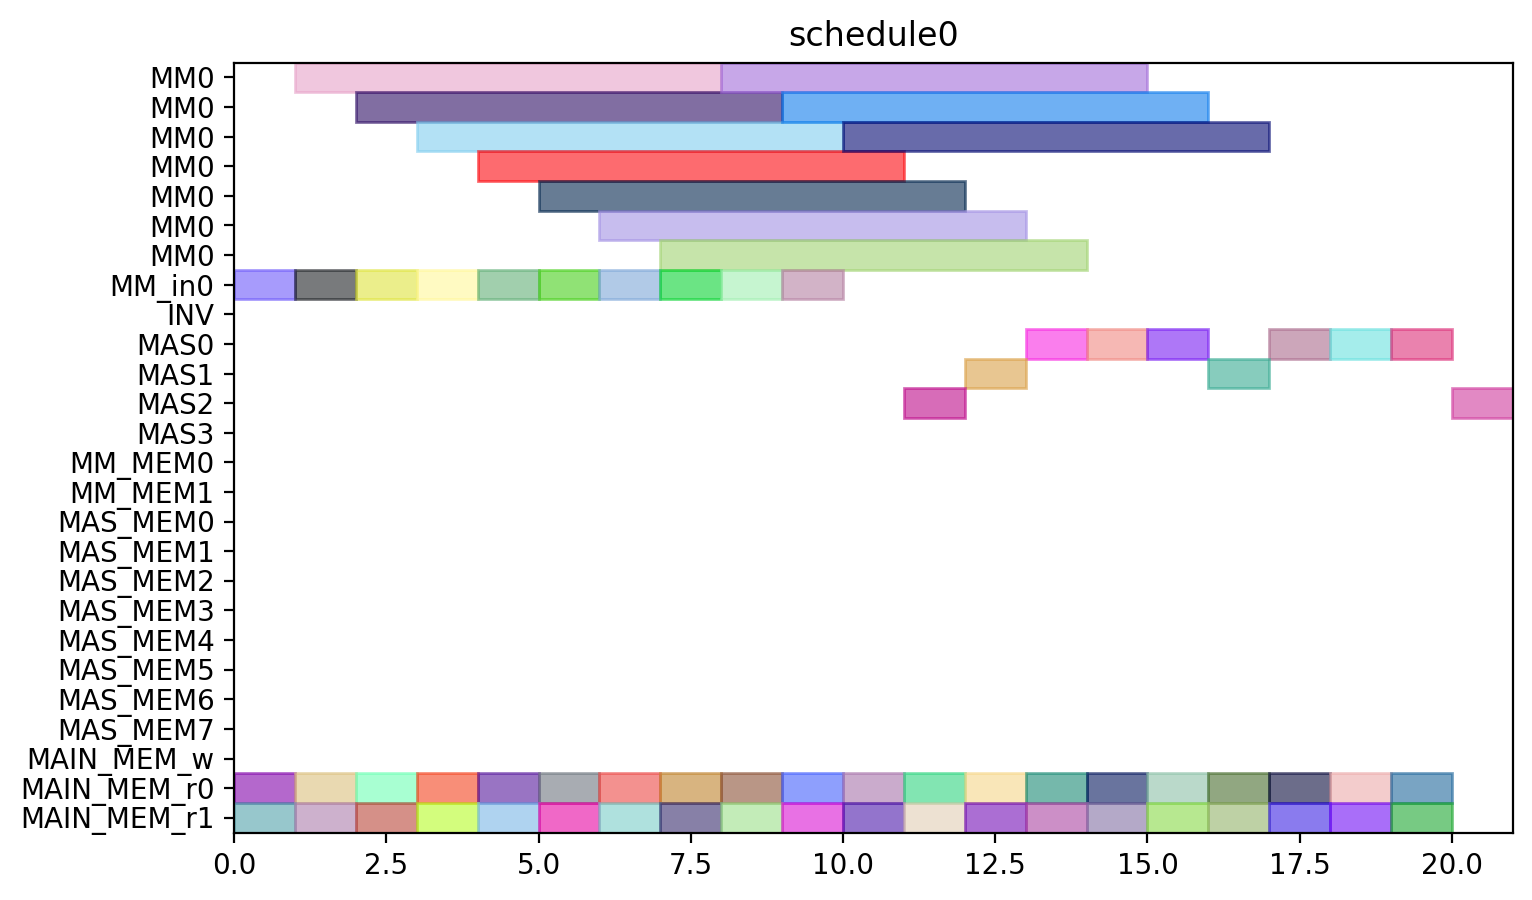

Source code (Python):
from pyschedule import Scenario, solvers, plotters, alt


def solve():
	horizon = 90
	S = Scenario("schedule0", horizon=horizon)

	# resource
	MM = S.Resources('MM', num=1, size=7)
	MM_in = S.Resources('MM_in', num=1)
	INV = S.Resource('INV')
	MAS = S.Resources('MAS', num=4, size=1, periods=range(1, horizon))
	MM_MEM = S.Resources('MM_MEM', num=2)
	MAS_MEM = S.Resources('MAS_MEM', num=8)
	MAIN_MEM_w = S.Resource('MAIN_MEM_w', size=1)
	MAIN_MEM_r = S.Resources('MAIN_MEM_r', num=2)

	# result of previous scheduling

	# new tasks
	c10_t0_in = S.Task('c10_t0_in', length=1, delay_cost=1)
	c10_t0_in += alt(MM_in)
	c10_t0 = S.Task('c10_t0', length=7, delay_cost=1)
	c10_t0 += alt(MM)
	S += c10_t0>=c10_t0_in

	c10_t0_mem0 = S.Task('c10_t0_mem0', length=1, delay_cost=1)
	c10_t0_mem0 += MAIN_MEM_r[0]
	S += c10_t0_mem0 <= c10_t0

	c10_t0_mem1 = S.Task('c10_t0_mem1', length=1, delay_cost=1)
	c10_t0_mem1 += MAIN_MEM_r[1]
	S += c10_t0_mem1 <= c10_t0

	c10_t1_in = S.Task('c10_t1_in', length=1, delay_cost=1)
	c10_t1_in += alt(MM_in)
	c10_t1 = S.Task('c10_t1', length=7, delay_cost=1)
	c10_t1 += alt(MM)
	S += c10_t1>=c10_t1_in

	c10_t1_mem0 = S.Task('c10_t1_mem0', length=1, delay_cost=1)
	c10_t1_mem0 += MAIN_MEM_r[0]
	S += c10_t1_mem0 <= c10_t1

	c10_t1_mem1 = S.Task('c10_t1_mem1', length=1, delay_cost=1)
	c10_t1_mem1 += MAIN_MEM_r[1]
	S += c10_t1_mem1 <= c10_t1

	c10_t2 = S.Task('c10_t2', length=1, delay_cost=1)
	c10_t2 += alt(MAS)

	c10_t2_mem0 = S.Task('c10_t2_mem0', length=1, delay_cost=1)
	c10_t2_mem0 += MAIN_MEM_r[0]
	S += c10_t2_mem0 <= c10_t2

	c10_t2_mem1 = S.Task('c10_t2_mem1', length=1, delay_cost=1)
	c10_t2_mem1 += MAIN_MEM_r[1]
	S += c10_t2_mem1 <= c10_t2

	c10_t3 = S.Task('c10_t3', length=1, delay_cost=1)
	c10_t3 += alt(MAS)

	c10_t3_mem0 = S.Task('c10_t3_mem0', length=1, delay_cost=1)
	c10_t3_mem0 += MAIN_MEM_r[0]
	S += c10_t3_mem0 <= c10_t3

	c10_t3_mem1 = S.Task('c10_t3_mem1', length=1, delay_cost=1)
	c10_t3_mem1 += MAIN_MEM_r[1]
	S += c10_t3_mem1 <= c10_t3

	c20_t0_in = S.Task('c20_t0_in', length=1, delay_cost=1)
	c20_t0_in += alt(MM_in)
	c20_t0 = S.Task('c20_t0', length=7, delay_cost=1)
	c20_t0 += alt(MM)
	S += c20_t0>=c20_t0_in

	c20_t0_mem0 = S.Task('c20_t0_mem0', length=1, delay_cost=1)
	c20_t0_mem0 += MAIN_MEM_r[0]
	S += c20_t0_mem0 <= c20_t0

	c20_t0_mem1 = S.Task('c20_t0_mem1', length=1, delay_cost=1)
	c20_t0_mem1 += MAIN_MEM_r[1]
	S += c20_t0_mem1 <= c20_t0

	c20_t1_in = S.Task('c20_t1_in', length=1, delay_cost=1)
	c20_t1_in += alt(MM_in)
	c20_t1 = S.Task('c20_t1', length=7, delay_cost=1)
	c20_t1 += alt(MM)
	S += c20_t1>=c20_t1_in

	c20_t1_mem0 = S.Task('c20_t1_mem0', length=1, delay_cost=1)
	c20_t1_mem0 += MAIN_MEM_r[0]
	S += c20_t1_mem0 <= c20_t1

	c20_t1_mem1 = S.Task('c20_t1_mem1', length=1, delay_cost=1)
	c20_t1_mem1 += MAIN_MEM_r[1]
	S += c20_t1_mem1 <= c20_t1

	c20_t2 = S.Task('c20_t2', length=1, delay_cost=1)
	c20_t2 += alt(MAS)

	c20_t2_mem0 = S.Task('c20_t2_mem0', length=1, delay_cost=1)
	c20_t2_mem0 += MAIN_MEM_r[0]
	S += c20_t2_mem0 <= c20_t2

	c20_t2_mem1 = S.Task('c20_t2_mem1', length=1, delay_cost=1)
	c20_t2_mem1 += MAIN_MEM_r[1]
	S += c20_t2_mem1 <= c20_t2

	c20_t3 = S.Task('c20_t3', length=1, delay_cost=1)
	c20_t3 += alt(MAS)

	c20_t3_mem0 = S.Task('c20_t3_mem0', length=1, delay_cost=1)
	c20_t3_mem0 += MAIN_MEM_r[0]
	S += c20_t3_mem0 <= c20_t3

	c20_t3_mem1 = S.Task('c20_t3_mem1', length=1, delay_cost=1)
	c20_t3_mem1 += MAIN_MEM_r[1]
	S += c20_t3_mem1 <= c20_t3

	c01_t0_in = S.Task('c01_t0_in', length=1, delay_cost=1)
	c01_t0_in += alt(MM_in)
	c01_t0 = S.Task('c01_t0', length=7, delay_cost=1)
	c01_t0 += alt(MM)
	S += c01_t0>=c01_t0_in

	c01_t0_mem0 = S.Task('c01_t0_mem0', length=1, delay_cost=1)
	c01_t0_mem0 += MAIN_MEM_r[0]
	S += c01_t0_mem0 <= c01_t0

	c01_t0_mem1 = S.Task('c01_t0_mem1', length=1, delay_cost=1)
	c01_t0_mem1 += MAIN_MEM_r[1]
	S += c01_t0_mem1 <= c01_t0

	c01_t1_in = S.Task('c01_t1_in', length=1, delay_cost=1)
	c01_t1_in += alt(MM_in)
	c01_t1 = S.Task('c01_t1', length=7, delay_cost=1)
	c01_t1 += alt(MM)
	S += c01_t1>=c01_t1_in

	c01_t1_mem0 = S.Task('c01_t1_mem0', length=1, delay_cost=1)
	c01_t1_mem0 += MAIN_MEM_r[0]
	S += c01_t1_mem0 <= c01_t1

	c01_t1_mem1 = S.Task('c01_t1_mem1', length=1, delay_cost=1)
	c01_t1_mem1 += MAIN_MEM_r[1]
	S += c01_t1_mem1 <= c01_t1

	c01_t2 = S.Task('c01_t2', length=1, delay_cost=1)
	c01_t2 += alt(MAS)

	c01_t2_mem0 = S.Task('c01_t2_mem0', length=1, delay_cost=1)
	c01_t2_mem0 += MAIN_MEM_r[0]
	S += c01_t2_mem0 <= c01_t2

	c01_t2_mem1 = S.Task('c01_t2_mem1', length=1, delay_cost=1)
	c01_t2_mem1 += MAIN_MEM_r[1]
	S += c01_t2_mem1 <= c01_t2

	c01_t3 = S.Task('c01_t3', length=1, delay_cost=1)
	c01_t3 += alt(MAS)

	c01_t3_mem0 = S.Task('c01_t3_mem0', length=1, delay_cost=1)
	c01_t3_mem0 += MAIN_MEM_r[0]
	S += c01_t3_mem0 <= c01_t3

	c01_t3_mem1 = S.Task('c01_t3_mem1', length=1, delay_cost=1)
	c01_t3_mem1 += MAIN_MEM_r[1]
	S += c01_t3_mem1 <= c01_t3

	c11_t0_in = S.Task('c11_t0_in', length=1, delay_cost=1)
	c11_t0_in += alt(MM_in)
	c11_t0 = S.Task('c11_t0', length=7, delay_cost=1)
	c11_t0 += alt(MM)
	S += c11_t0>=c11_t0_in

	c11_t0_mem0 = S.Task('c11_t0_mem0', length=1, delay_cost=1)
	c11_t0_mem0 += MAIN_MEM_r[0]
	S += c11_t0_mem0 <= c11_t0

	c11_t0_mem1 = S.Task('c11_t0_mem1', length=1, delay_cost=1)
	c11_t0_mem1 += MAIN_MEM_r[1]
	S += c11_t0_mem1 <= c11_t0

	c11_t1_in = S.Task('c11_t1_in', length=1, delay_cost=1)
	c11_t1_in += alt(MM_in)
	c11_t1 = S.Task('c11_t1', length=7, delay_cost=1)
	c11_t1 += alt(MM)
	S += c11_t1>=c11_t1_in

	c11_t1_mem0 = S.Task('c11_t1_mem0', length=1, delay_cost=1)
	c11_t1_mem0 += MAIN_MEM_r[0]
	S += c11_t1_mem0 <= c11_t1

	c11_t1_mem1 = S.Task('c11_t1_mem1', length=1, delay_cost=1)
	c11_t1_mem1 += MAIN_MEM_r[1]
	S += c11_t1_mem1 <= c11_t1

	c11_t2 = S.Task('c11_t2', length=1, delay_cost=1)
	c11_t2 += alt(MAS)

	c11_t2_mem0 = S.Task('c11_t2_mem0', length=1, delay_cost=1)
	c11_t2_mem0 += MAIN_MEM_r[0]
	S += c11_t2_mem0 <= c11_t2

	c11_t2_mem1 = S.Task('c11_t2_mem1', length=1, delay_cost=1)
	c11_t2_mem1 += MAIN_MEM_r[1]
	S += c11_t2_mem1 <= c11_t2

	c11_t3 = S.Task('c11_t3', length=1, delay_cost=1)
	c11_t3 += alt(MAS)

	c11_t3_mem0 = S.Task('c11_t3_mem0', length=1, delay_cost=1)
	c11_t3_mem0 += MAIN_MEM_r[0]
	S += c11_t3_mem0 <= c11_t3

	c11_t3_mem1 = S.Task('c11_t3_mem1', length=1, delay_cost=1)
	c11_t3_mem1 += MAIN_MEM_r[1]
	S += c11_t3_mem1 <= c11_t3

	c21_t0_in = S.Task('c21_t0_in', length=1, delay_cost=1)
	c21_t0_in += alt(MM_in)
	c21_t0 = S.Task('c21_t0', length=7, delay_cost=1)
	c21_t0 += alt(MM)
	S += c21_t0>=c21_t0_in

	c21_t0_mem0 = S.Task('c21_t0_mem0', length=1, delay_cost=1)
	c21_t0_mem0 += MAIN_MEM_r[0]
	S += c21_t0_mem0 <= c21_t0

	c21_t0_mem1 = S.Task('c21_t0_mem1', length=1, delay_cost=1)
	c21_t0_mem1 += MAIN_MEM_r[1]
	S += c21_t0_mem1 <= c21_t0

	c21_t1_in = S.Task('c21_t1_in', length=1, delay_cost=1)
	c21_t1_in += alt(MM_in)
	c21_t1 = S.Task('c21_t1', length=7, delay_cost=1)
	c21_t1 += alt(MM)
	S += c21_t1>=c21_t1_in

	c21_t1_mem0 = S.Task('c21_t1_mem0', length=1, delay_cost=1)
	c21_t1_mem0 += MAIN_MEM_r[0]
	S += c21_t1_mem0 <= c21_t1

	c21_t1_mem1 = S.Task('c21_t1_mem1', length=1, delay_cost=1)
	c21_t1_mem1 += MAIN_MEM_r[1]
	S += c21_t1_mem1 <= c21_t1

	c21_t2 = S.Task('c21_t2', length=1, delay_cost=1)
	c21_t2 += alt(MAS)

	c21_t2_mem0 = S.Task('c21_t2_mem0', length=1, delay_cost=1)
	c21_t2_mem0 += MAIN_MEM_r[0]
	S += c21_t2_mem0 <= c21_t2

	c21_t2_mem1 = S.Task('c21_t2_mem1', length=1, delay_cost=1)
	c21_t2_mem1 += MAIN_MEM_r[1]
	S += c21_t2_mem1 <= c21_t2

	c21_t3 = S.Task('c21_t3', length=1, delay_cost=1)
	c21_t3 += alt(MAS)

	c21_t3_mem0 = S.Task('c21_t3_mem0', length=1, delay_cost=1)
	c21_t3_mem0 += MAIN_MEM_r[0]
	S += c21_t3_mem0 <= c21_t3

	c21_t3_mem1 = S.Task('c21_t3_mem1', length=1, delay_cost=1)
	c21_t3_mem1 += MAIN_MEM_r[1]
	S += c21_t3_mem1 <= c21_t3

	solvers.mip.solve(S,msg=1,kind='CPLEX',ratio_gap=1.01)

	solution = [['hoge']*len(S.solution()[1]) for i in range(len(S.solution()))]
	for i in range(len(S.solution())):
		for j in range(len(S.solution()[i])):
			solution[i][j]=str(S.solution()[i][j])
	print(solution)

	cycles = int(solution[-1][3])

	pic_file_name = "/home/mfukuda/ABE/python/multiRAM_multiMAS/scheduling_result/stage7MM1_stage1MAS4/FROB/schedule0.png"
	if(S.solution() != []):
		plotters.matplotlib.plot(S,img_filename=pic_file_name, show_task_labels=False, fig_size=(cycles*0.25+3, 5))

	return solution
